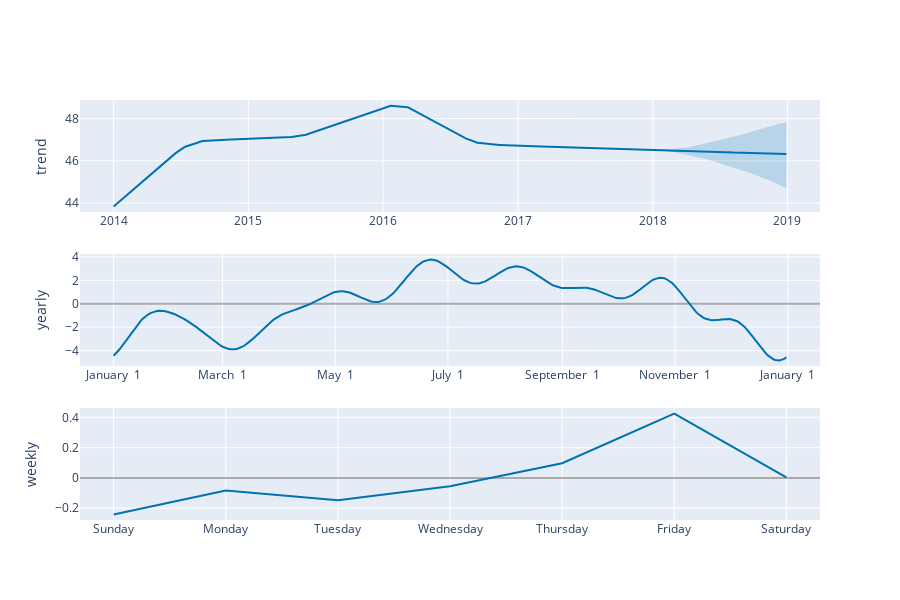

Notebook source saved alongside this figure:
### Code cell
plot_components_plotly(m, forecast)

### Figure 1 — Plotly figure (JSON) as saved in the notebook; plotly's stock layout.template omitted (floating-point values rounded to 4 significant figures; data arrays with more than 128 entries replaced by an {"elided": "..."} marker saying what was removed)
{"data": [{"line": {"color": "#0072B2", "width": 2}, "mode": "lines", "name": "trend", "type": "scatter", "x": {"elided": "1821 str values"}, "xaxis": "x", "y": {"elided": "1821 float values"}, "yaxis": "y"}, {"line": {"color": "rgba(0, 114, 178, 0.2)", "width": 0}, "mode": "lines", "name": "trend_upper", "type": "scatter", "x": {"elided": "1821 str values"}, "xaxis": "x", "y": {"elided": "1821 float values"}, "yaxis": "y"}, {"fill": "tonexty", "fillcolor": "rgba(0, 114, 178, 0.2)", "line": {"color": "rgba(0, 114, 178, 0.2)", "width": 0}, "mode": "lines", "name": "trend_lower", "type": "scatter", "x": {"elided": "1821 str values"}, "xaxis": "x", "y": {"elided": "1821 float values"}, "yaxis": "y"}, {"line": {"color": "#0072B2", "width": 2}, "mode": "lines", "name": "yearly", "type": "scatter", "x": {"elided": "365 str values"}, "xaxis": "x2", "y": {"elided": "365 float values"}, "yaxis": "y2"}, {"line": {"color": "#0072B2", "width": 2}, "mode": "lines", "name": "weekly", "type": "scatter", "x": ["2017-01-01T00:00:00", "2017-01-02T00:00:00", "2017-01-03T00:00:00", "2017-01-04T00:00:00", "2017-01-05T00:00:00", "2017-01-06T00:00:00", "2017-01-07T00:00:00"], "xaxis": "x3", "y": [-0.2407, -0.08356, -0.1474, -0.0542, 0.09707, 0.4252, 0.003657], "yaxis": "y3"}], "layout": {"height": 600, "showlegend": false, "width": 900, "xaxis": {"anchor": "y", "domain": [0, 1], "range": ["2013-10-01T20:24:00", "2019-03-30T03:36:00"], "type": "date"}, "xaxis2": {"anchor": "y2", "domain": [0, 1], "range": ["2016-12-13T18:54:02.958904115", "2018-01-18T11:04:57.863013581"], "tickformat": "%B %e", "type": "date"}, "xaxis3": {"anchor": "y3", "domain": [0, 1], "range": ["2016-12-31T16:48:00", "2017-01-07T07:12:00"], "tickformat": "%A", "type": "date"}, "yaxis": {"anchor": "x", "domain": [0.7333, 1], "rangemode": "normal", "title": {"text": "trend"}, "zerolinecolor": "#AAA"}, "yaxis2": {"anchor": "x2", "domain": [0.3667, 0.6333], "title": {"text": "yearly"}, "zerolinecolor": "#AAA"}, "yaxis3": {"anchor": "x3", "domain": [0, 0.2667], "title": {"text": "weekly"}, "zerolinecolor": "#AAA"}}}
